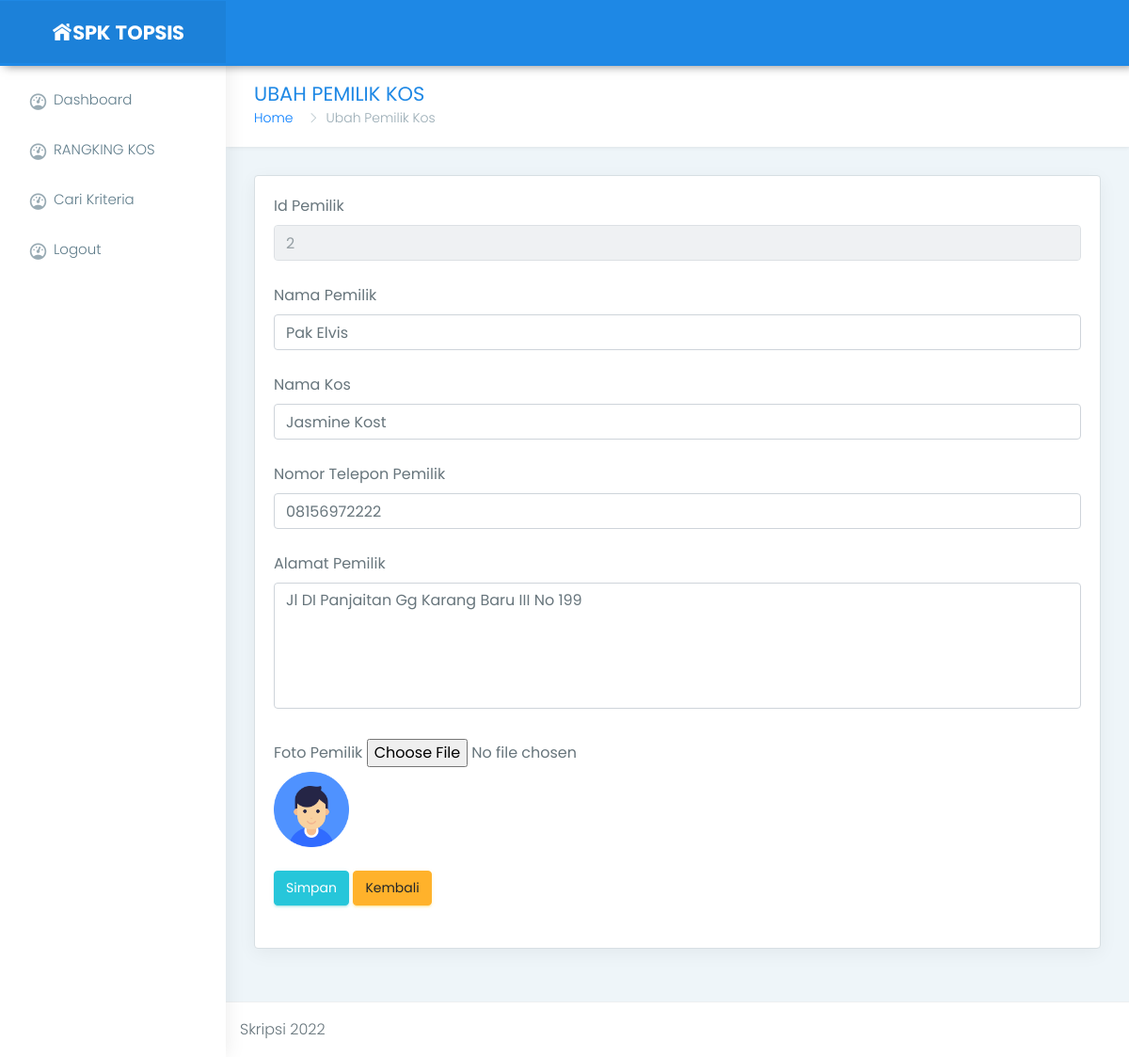
The page /indekos/editpemilik.php?idk=2 (signed in) on the database its author committed.
### tables this page shows
CREATE TABLE `pemilik` (
  `id_pemilik` int(11) NOT NULL,
  `user` varchar(50) NOT NULL,
  `nama` varchar(50) NOT NULL,
  `nama_kos` varchar(50) NOT NULL,
  `telepon` varchar(15) NOT NULL,
  `alamat` varchar(100) NOT NULL,
  `foto` varchar(50) NOT NULL,
  `status` varchar(10) NOT NULL
);

### indekos/editpemilik.php (the view, shortened to what this page needs)
<?php
include "header.php";
include "menu.php";
include("connect.php");
?>
    <?php
    $id=$_GET['idk'];
    $show_kelas="SELECT * FROM pemilik WHERE id_pemilik='$id'";
    $hasil_kelas=mysql_query($show_kelas,$koneksi);
    $view_kelas=mysql_fetch_row($hasil_kelas);
    ?>
<div class="page-wrapper">
            <div class="container-fluid">
                <div class="row page-titles">
                    <div class="col-md-5 col-8 align-self-center">
                        <h3 class="text-themecolor m-b-0 m-t-0">UBAH PEMILIK KOS</h3>
                        <ol class="breadcrumb">
                            <li class="breadcrumb-item"><a href="javascript:void(0)">Home</a></li>
                            <li class="breadcrumb-item active">Ubah Pemilik Kos</li>
                        </ol>
                    </div>
                </div>
                <div class="row">
                    <div class="col-12">
                        <div class="card">
                            <div class="card-block">
                                <form action="" method="post" enctype="multipart/form-data">
                                <div class="form-group">
                                <label>Id Pemilik</label>
                                <input readonly type="text" class="form-control" name="id_pemilik" value="<?php print($view_kelas[0]);?>"/>
                              </div>
                              <div class="form-group">
                                <label>Nama Pemilik</label>
                                <input type="text" class="form-control" name="nama_pemilik" value="<?php print($view_kelas[2]);?>"/>
                              </div>
                              <div class="form-group">
                                <label>Nama Kos</label>
                                <input type="text" class="form-control" name="nama_kos" value="<?php print($view_kelas[3]);?>"/>
                              </div>
                              <div class="form-group">
                                <label>Nomor Telepon Pemilik</label>
                                <input type="text" class="form-control" name="telepon" value="<?php print($view_kelas[4]);?>"/>
                              </div>
                              <div class="form-group">
                                <label>Alamat Pemilik</label>
                                <textarea class="form-control" name="alamat" rows="5" cols="50"><?php print($view_kelas[5]);?></textarea>
                              </div>
                              <div class="form-group">
                                <label for="exampleInputFile">Foto Pemilik</label>
                                <input type="file" name="fupload">
                                <p>
                                  <?php
                                              if (empty($view_kelas['8'])){
                                                echo '<img src="images/user.png" width="80">';
                                              } else {
                                                echo '<img src="images/pemilik/'.$view_kelas['8'].'" width="80">';
                                              }
                                              ?>
                                </p>
                              </div>
                              <div class="form-group">
                                <input class="btn btn-success" type="submit" value="Simpan" />
                                <a class="btn btn-warning" href="pemilik.php">Kembali</a>
                              </div>
                            </form>
                            </div>
                        </div>
                    </div>
                </div>
            </div>
<?php
include 'footer.php';
?>

### indekos/css/colors/blue.css (style rules this page uses)
.text-themecolor { color: #1e88e5 !important; }

### rows shown on the page
pemilik: id_pemilik "2", nama_pemilik "Pak Elvis", nama_kos "Jasmine Kost", telepon "08156972222", alamat "Jl DI Panjaitan Gg Karang Baru III No 199"
